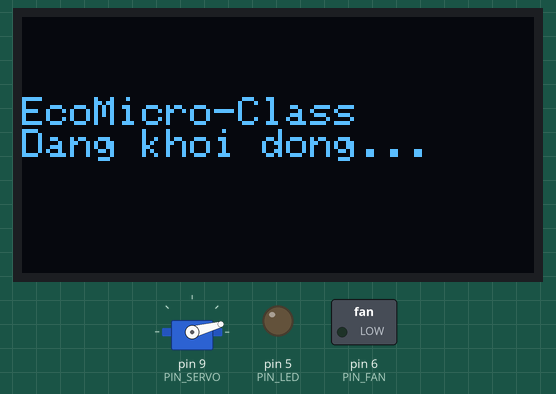
Simulated run of this sketch. Board: Arduino Uno, built with avr-gcc and run on an emulated ATmega328P. Shown: servo, 128×64 one-colour display, switched loads named in the sketch (green lamp = pin HIGH), output pins drawn as LEDs (lit = HIGH). What the sketch prints to the serial monitor is not drawn.

Above: at 0.1 s.
At 1.3 s:
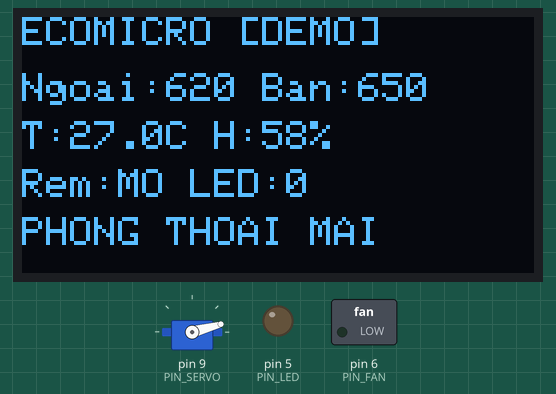
At 7.17 s:
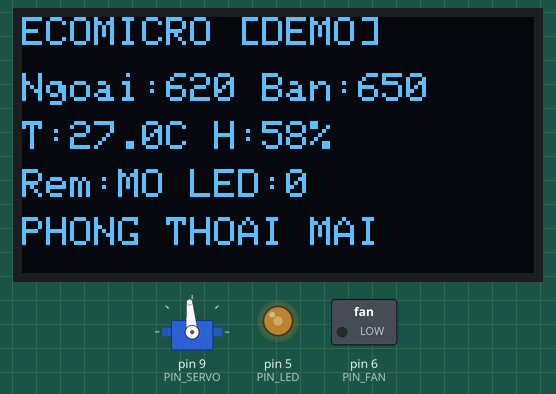
At 14.3 s:
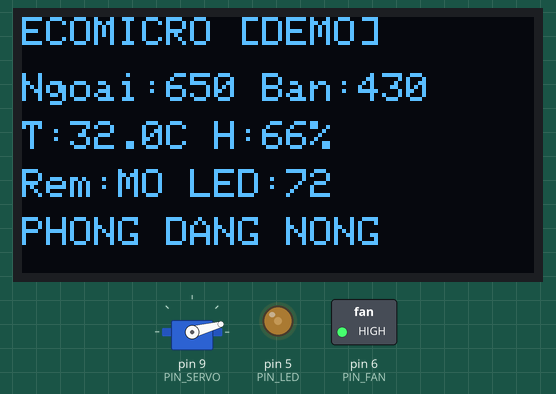
At 21.3 s:
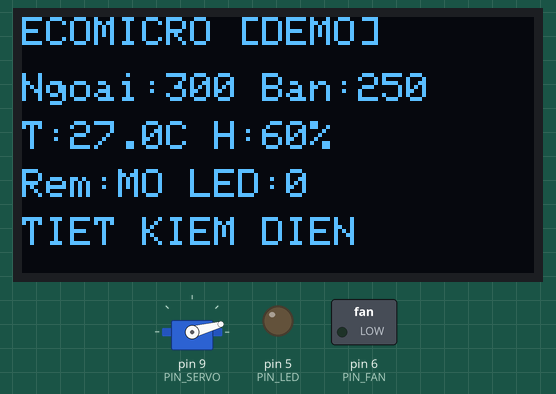
At 35.3 s:
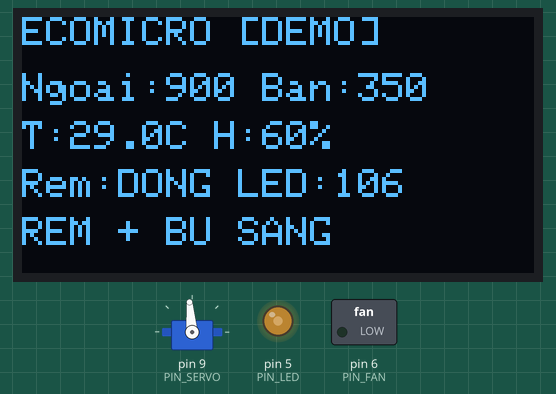
Timing chart, 0 to 36.8 s (numbered marks = the images above):
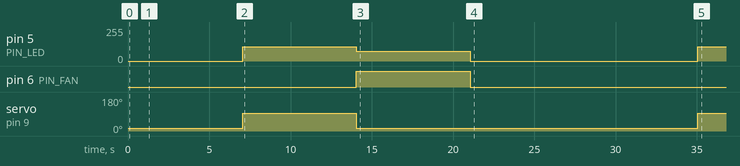

Measured:
- by itself, pin 5 (PIN_LED): 0/255 → 106/255 at 7.1 s, → 72/255 7.0 s later, → 0/255 7.0 s later, → 106/255 14.0 s later
- by itself, pin 6 (PIN_FAN): LOW → HIGH at 14.1 s, → LOW 7.0 s later
- by itself, servo on pin 9 (PIN_SERVO): 15° → 95° at 7.1 s, → 15° 7.0 s later, → 95° 21.0 s later
- what the display in image 1 shows lasts 6.0 s, from 1.3 s to 7.3 s
- what the display in image 3 shows lasts 7.0 s, from 14.3 s to 21.3 s

The sketch:

EcoMicroClass_Demo.ino
```cpp
/*
  EcoMicro-Class - Chuong trinh demo cho hoc sinh lop 6

  Chuc nang:
  1. Nang gat -> dong rem.
  2. Sau khi dong rem, neu ban hoc thieu sang -> tang LED bu sang.
  3. Nhiet do cao -> bat quat.
  4. Khong co nguoi trong PRESENCE_HOLD_MS -> tat LED de tiet kiem dien.
  5. OLED va Serial hien thi trang thai de demo truc quan.

  Thu vien can cai trong Arduino IDE (Library Manager):
  - DHT sensor library by Adafruit
  - Adafruit Unified Sensor
  - Adafruit GFX Library
  - Adafruit SSD1306
  Servo.h co san trong Arduino IDE.

  Luu y an toan:
  - Khong noi quat/LED cong suat truc tiep vao chan Arduino.
  - Dung MOSFET/module driver va noi chung GND.
  - Nguon demo: USB 5 V. Chua ghep pin mat troi o buoi hoc dau.
*/

#include <Servo.h>
#include <DHT.h>
#include <Wire.h>
#include <Adafruit_GFX.h>
#include <Adafruit_SSD1306.h>

// ===================== CHON CHE DO =====================
// true: tu dong dien 4 kich ban, khong can tac dong cam bien.
// false: doc cam bien that.
const bool DEMO_MODE = true;

// ===================== KHAI BAO CHAN ===================
const byte PIN_LDR_OUTSIDE = A0; // LDR ngoai troi: LDR len 5V, R 10k xuong GND
const byte PIN_LDR_DESK    = A1; // LDR tai ban hoc
const byte PIN_DHT         = 2;
const byte PIN_PIR         = 3;
const byte PIN_LED         = 5;  // Chan PWM, dieu khien LED qua MOSFET
const byte PIN_FAN         = 6;  // Dieu khien quat qua MOSFET/module
const byte PIN_SERVO       = 9;

#define DHTTYPE DHT22
DHT dht(PIN_DHT, DHTTYPE);
Servo curtainServo;
Adafruit_SSD1306 display(128, 64, &Wire, -1);

// ===================== NGUONG THU NGHIEM ===============
// Voi cach mac LDR ghi o tren: so ADC cao hon nghia la sang hon.
// Can do thuc te va chinh lai cac nguong nay cho mo hinh cua minh.
const int SUN_STRONG_ON  = 780; // Vuot muc nay: nang gat, dong rem
const int SUN_STRONG_OFF = 700; // Thap hon muc nay: het nang gat, mo rem
const int DESK_TARGET    = 600; // Muc sang mong muon tai ban (gia tri tuong doi)

const float TEMP_FAN_ON  = 30.0; // Bat quat
const float TEMP_FAN_OFF = 28.5; // Tat quat - tao hysteresis, tranh nhap nhay

const int CURTAIN_OPEN_ANGLE   = 15;
const int CURTAIN_CLOSED_ANGLE = 95;
const unsigned long PRESENCE_HOLD_MS = 15000UL; // Demo: giu trang thai co nguoi 15 s

// ===================== BIEN TRANG THAI ==================
int outsideLight = 0;
int deskLight = 0;
float temperatureC = 0;
float humidityPct = 0;
bool occupied = true;
bool curtainClosed = false;
bool fanOn = false;
bool oledReady = false;
int ledPwm = 0;

unsigned long lastSensorRead = 0;
unsigned long lastDisplayUpdate = 0;
unsigned long lastMotionTime = 0;
unsigned long demoStartTime = 0;

// Trung binh dong 10 mau de LDR bot nhieu.
const byte FILTER_SIZE = 10;
int outsideSamples[FILTER_SIZE] = {0};
int deskSamples[FILTER_SIZE] = {0};
byte sampleIndex = 0;
long outsideTotal = 0;
long deskTotal = 0;

// ===================== HAM HO TRO =======================
void addLightSample(int outsideRaw, int deskRaw) {
  outsideTotal -= outsideSamples[sampleIndex];
  deskTotal -= deskSamples[sampleIndex];

  outsideSamples[sampleIndex] = outsideRaw;
  deskSamples[sampleIndex] = deskRaw;

  outsideTotal += outsideRaw;
  deskTotal += deskRaw;
  sampleIndex = (sampleIndex + 1) % FILTER_SIZE;

  outsideLight = outsideTotal / FILTER_SIZE;
  deskLight = deskTotal / FILTER_SIZE;
}

void readRealSensors() {
  addLightSample(analogRead(PIN_LDR_OUTSIDE), analogRead(PIN_LDR_DESK));

  if (digitalRead(PIN_PIR) == HIGH) {
    lastMotionTime = millis();
  }
  occupied = (millis() - lastMotionTime) < PRESENCE_HOLD_MS;

  // DHT22 khong nen doc nhanh hon khoang 2 giay.
  if (millis() - lastSensorRead >= 2000UL) {
    lastSensorRead = millis();
    float newTemp = dht.readTemperature();
    float newHumidity = dht.readHumidity();
    if (!isnan(newTemp)) temperatureC = newTemp;
    if (!isnan(newHumidity)) humidityPct = newHumidity;
  }
}

void createAutomaticDemo() {
  // Moi kich ban keo dai 7 giay; chu ky lap lai sau 28 giay.
  unsigned long phase = ((millis() - demoStartTime) / 7000UL) % 4;

  switch (phase) {
    case 0: // Lop hoc thoai mai
      outsideLight = 620;
      deskLight = 650;
      temperatureC = 27.0;
      humidityPct = 58.0;
      occupied = true;
      break;

    case 1: // Nang gat, dong rem; ban hoc thieu sang nen LED bu sang
      outsideLight = 900;
      deskLight = 350;
      temperatureC = 29.0;
      humidityPct = 60.0;
      occupied = true;
      break;

    case 2: // Phong nong, quat bat
      outsideLight = 650;
      deskLight = 430;
      temperatureC = 32.0;
      humidityPct = 66.0;
      occupied = true;
      break;

    default: // Khong co nguoi, tat LED de tiet kiem
      outsideLight = 300;
      deskLight = 250;
      temperatureC = 27.0;
      humidityPct = 60.0;
      occupied = false;
      break;
  }
}

void decideCurtain() {
  // Hai nguong ON/OFF khac nhau giup servo khong rung gan nguong.
  if (!curtainClosed && outsideLight >= SUN_STRONG_ON) {
    curtainClosed = true;
  } else if (curtainClosed && outsideLight <= SUN_STRONG_OFF) {
    curtainClosed = false;
  }
}

void decideLighting() {
  if (!occupied) {
    ledPwm = 0;
    return;
  }

  // Sai lech cang lon thi LED cang sang. constrain giu PWM trong 0..255.
  int lightDeficit = DESK_TARGET - deskLight;
  ledPwm = constrain(map(lightDeficit, 0, DESK_TARGET, 0, 255), 0, 255);
}

void decideFan() {
  if (!fanOn && temperatureC >= TEMP_FAN_ON) {
    fanOn = true;
  } else if (fanOn && temperatureC <= TEMP_FAN_OFF) {
    fanOn = false;
  }
}

void applyOutputs() {
  curtainServo.write(curtainClosed ? CURTAIN_CLOSED_ANGLE : CURTAIN_OPEN_ANGLE);
  analogWrite(PIN_LED, ledPwm);
  digitalWrite(PIN_FAN, fanOn ? HIGH : LOW);
}

const char* mainMessage() {
  if (!occupied) return "TIET KIEM DIEN";
  if (temperatureC >= TEMP_FAN_ON) return "PHONG DANG NONG";
  if (curtainClosed && ledPwm > 0) return "REM + BU SANG";
  if (curtainClosed) return "DONG REM CHONG CHOI";
  if (ledPwm > 0) return "DANG BU SANG";
  return "PHONG THOAI MAI";
}

void showOnOled() {
  if (!oledReady) return;

  display.clearDisplay();
  display.setTextColor(SSD1306_WHITE);
  display.setTextSize(1);

  display.setCursor(0, 0);
  display.print(DEMO_MODE ? "ECOMICRO [DEMO]" : "ECOMICRO [SENSOR]");

  display.setCursor(0, 14);
  display.print("Ngoai:"); display.print(outsideLight);
  display.print(" Ban:"); display.print(deskLight);

  display.setCursor(0, 26);
  display.print("T:"); display.print(temperatureC, 1); display.print("C ");
  display.print("H:"); display.print(humidityPct, 0); display.print("%");

  display.setCursor(0, 38);
  display.print("Rem:"); display.print(curtainClosed ? "DONG" : "MO");
  display.print(" LED:"); display.print(ledPwm);

  display.setCursor(0, 50);
  display.print(mainMessage());
  display.display();
}

void showOnSerial() {
  Serial.print("Ngoai="); Serial.print(outsideLight);
  Serial.print(" | Ban="); Serial.print(deskLight);
  Serial.print(" | T="); Serial.print(temperatureC, 1);
  Serial.print("C | H="); Serial.print(humidityPct, 0);
  Serial.print("% | Co nguoi="); Serial.print(occupied ? "CO" : "KHONG");
  Serial.print(" | Rem="); Serial.print(curtainClosed ? "DONG" : "MO");
  Serial.print(" | LED PWM="); Serial.print(ledPwm);
  Serial.print(" | Quat="); Serial.print(fanOn ? "BAT" : "TAT");
  Serial.print(" | "); Serial.println(mainMessage());
}

void setup() {
  Serial.begin(115200);
  pinMode(PIN_PIR, INPUT);
  pinMode(PIN_LED, OUTPUT);
  pinMode(PIN_FAN, OUTPUT);

  dht.begin();
  curtainServo.attach(PIN_SERVO);
  curtainServo.write(CURTAIN_OPEN_ANGLE);

  oledReady = display.begin(SSD1306_SWITCHCAPVCC, 0x3C);
  if (!oledReady) {
    Serial.println("Khong tim thay OLED. He thong van tiep tuc chay.");
  } else {
    display.clearDisplay();
    display.setTextColor(SSD1306_WHITE);
    display.setTextSize(1);
    display.setCursor(0, 20);
    display.println("EcoMicro-Class");
    display.println("Dang khoi dong...");
    display.display();
  }

  lastMotionTime = millis();
  demoStartTime = millis();
  delay(1200);
}

void loop() {
  if (DEMO_MODE) {
    createAutomaticDemo();
  } else {
    readRealSensors();
  }

  decideCurtain();
  decideLighting();
  decideFan();
  applyOutputs();

  if (millis() - lastDisplayUpdate >= 500UL) {
    lastDisplayUpdate = millis();
    showOnOled();
    showOnSerial();
  }

  // Khong dung delay() trong loop: cac bo phan duoc cap nhat lien tuc.
}
```
